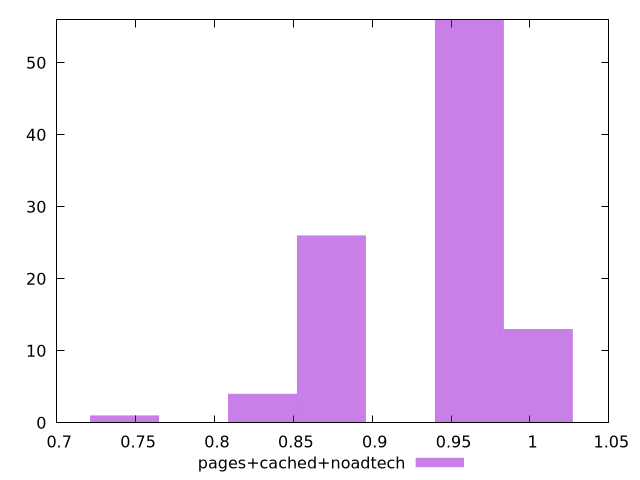

Reproduce this figure in gnuplot.
$_pagesCachedNoadtech <<EOF
0.961598866897801 56
0.8741807880889101 26
1.0053079063022465 13
0.8304717486844646 4
0.7430536698755735 1
EOF
set key outside below
set terminal pngcairo
set output "report_00005_2020-11-02T22-26-11.212Z/uses-http2/pages+cached+noadtech//hist.png"
set yrange [0:56]
set boxwidth 0.0437090394044455
set style fill transparent solid 0.5 noborder
plot $_pagesCachedNoadtech title "pages+cached+noadtech" with boxes ,
